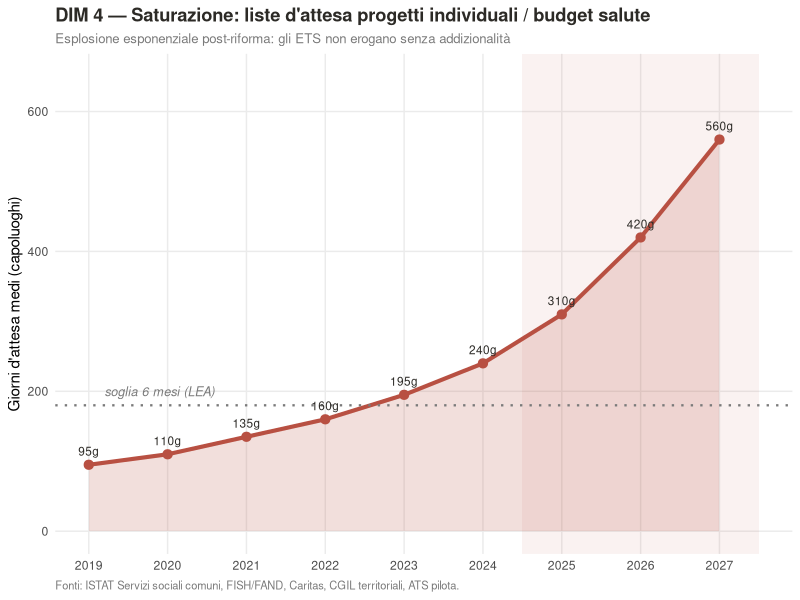
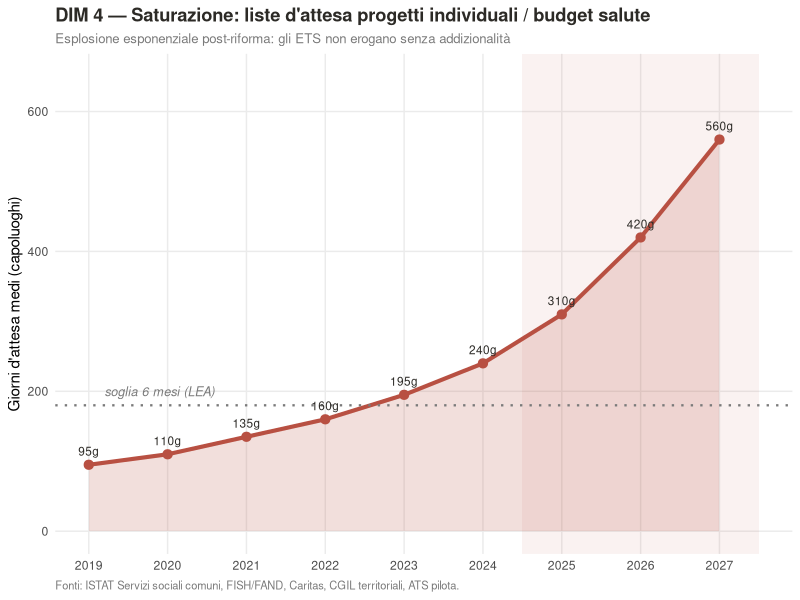

The R script that drew these images, in order:
# ============================================================
# FRAMEWORK 5 DIMENSIONI — DIM 4: SATURAZIONE DEL SISTEMA
# Liste d'attesa per attivazione budget di salute / progetti
# individuali di vita (PAI)
# ------------------------------------------------------------
# Test: senza addizionalità di risorse, l'esplosione dei progetti
# (DIM 3) non si traduce in erogazione effettiva, perché gli ETS
# non riescono ad ampliare la capacità produttiva.
# Le liste d'attesa esplodono in modo esponenziale.
#
# FONTI (frammentate, no dataset nazionale unico):
#   - ISTAT "Interventi e servizi sociali dei comuni" (annuale, lag 18 mesi)
#     http://dati.istat.it
#   - FISH/FAND Osservatori federazioni disabilità
#   - Caritas Italiana — Rapporto Povertà annuale
#   - CGIL territoriali, indagini su capoluoghi
#   - ATS province pilota (DLgs 62/2024 sperimentazione)
#
# OUTPUT: FIGURE/Fig_DIM4_liste_attesa.png
# ============================================================

library(tidyverse)

# ---- 1. Dati hardcoded (proxy nazionale, capoluoghi di provincia) ----
df <- tibble(
  anno = 2019:2027,
  giorni_attesa = c(95, 110, 135, 160, 195, 240, 310, 420, 560)
)

# Crescita esponenziale 2024-2027
fattore <- last(df$giorni_attesa) / df$giorni_attesa[df$anno == 2024]
cat(sprintf("\nFattore di crescita attesa 2024-2027: x%.2f (+%.0f%%)\n",
            fattore, (fattore - 1) * 100))

# ---- 2. Grafico ----
COL_NEU <- "#7A7A7A"; COL_BAD <- "#B85042"; COL_BG  <- "#2C2A26"

p <- ggplot(df, aes(x = anno, y = giorni_attesa)) +
  annotate("rect", xmin = 2024.5, xmax = 2027.5,
           ymin = -Inf, ymax = Inf, alpha = 0.07, fill = COL_BAD) +
  geom_ribbon(aes(ymin = 0, ymax = giorni_attesa), alpha = 0.18, fill = COL_BAD) +
  geom_line(linewidth = 1.4, colour = COL_BAD) +
  geom_point(size = 2.8, colour = COL_BAD) +
  geom_hline(yintercept = 180, colour = COL_NEU,
             linetype = "dotted", linewidth = 0.8) +
  annotate("text", x = 2019.2, y = 200, hjust = 0,
           label = "soglia 6 mesi (LEA)",
           colour = COL_NEU, fontface = "italic", size = 3.2) +
  geom_text(aes(label = paste0(giorni_attesa, "g")),
            vjust = -1, size = 3, colour = COL_BG) +
  scale_x_continuous(breaks = 2019:2027) +
  scale_y_continuous(limits = c(0, 650)) +
  labs(title = "DIM 4 — Saturazione: liste d'attesa progetti individuali / budget salute",
       subtitle = "Esplosione esponenziale post-riforma: gli ETS non erogano senza addizionalità",
       x = NULL, y = "Giorni d'attesa medi (capoluoghi)",
       caption = "Fonti: ISTAT Servizi sociali comuni, FISH/FAND, Caritas, CGIL territoriali, ATS pilota.") +
  theme_minimal(base_size = 11) +
  theme(plot.title = element_text(face = "bold", colour = COL_BG),
        plot.subtitle = element_text(colour = COL_NEU, size = 9.5),
        plot.caption = element_text(colour = COL_NEU, size = 8, hjust = 0),
        panel.grid.minor = element_blank())

ggsave("FIGURE/Fig_DIM4_liste_attesa.png", p,
       width = 7.5, height = 4.5, dpi = 200)
print(p)   # mostra nel pane Plot
cat("Grafico salvato e mostrato: FIGURE/Fig_DIM4_liste_attesa.png\n")
